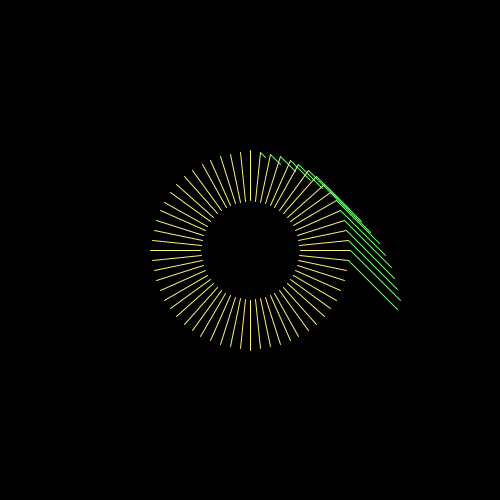
Frame 1 (no input)
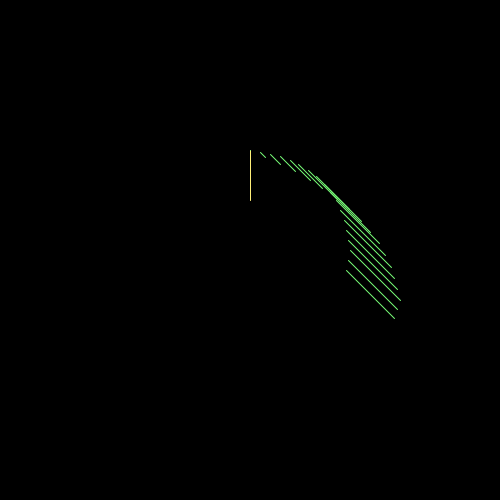
Frame 60 (the mouse pressed at the canvas centre just before this capture)
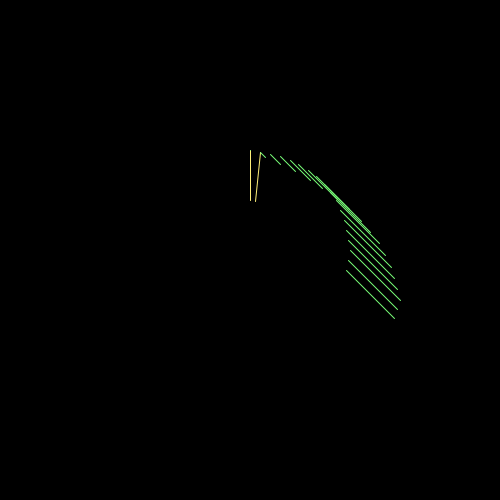
Frame 120 (the mouse held since frame 60 and released just before this capture)

The Processing sketch that drew these frames (run headless with seeded random() and noise(); from frame 60 on, the mouse is pressed at the canvas centre):

// Processing sketch: sketch_200610c_time2
// ── sketch_200610c_time2.pde
void setup() {
  size(500, 500);
}

void draw() {
  background(0);
  for(int i = 0; i < 60; i++) {
    int s = int(50 * sin(radians(6 * i - 90)));
    int c = int(50  * cos(radians(6 * i - 90)));
    int x1 = width / 2 + c, x2 = x1 + c, x3 = x2 +c;
    int y1 = height / 2 + s , y2 = y1 + s, y3 = y2 +c;
    if (i <= second()) {
    stroke(255, 239, 120);
    line(x1, y1, x2, y2);
    
  }
    if (i <= minute()) {
      stroke(120, 255,120);
      line(x2, y2, x3, y3);
    }
  }
}
